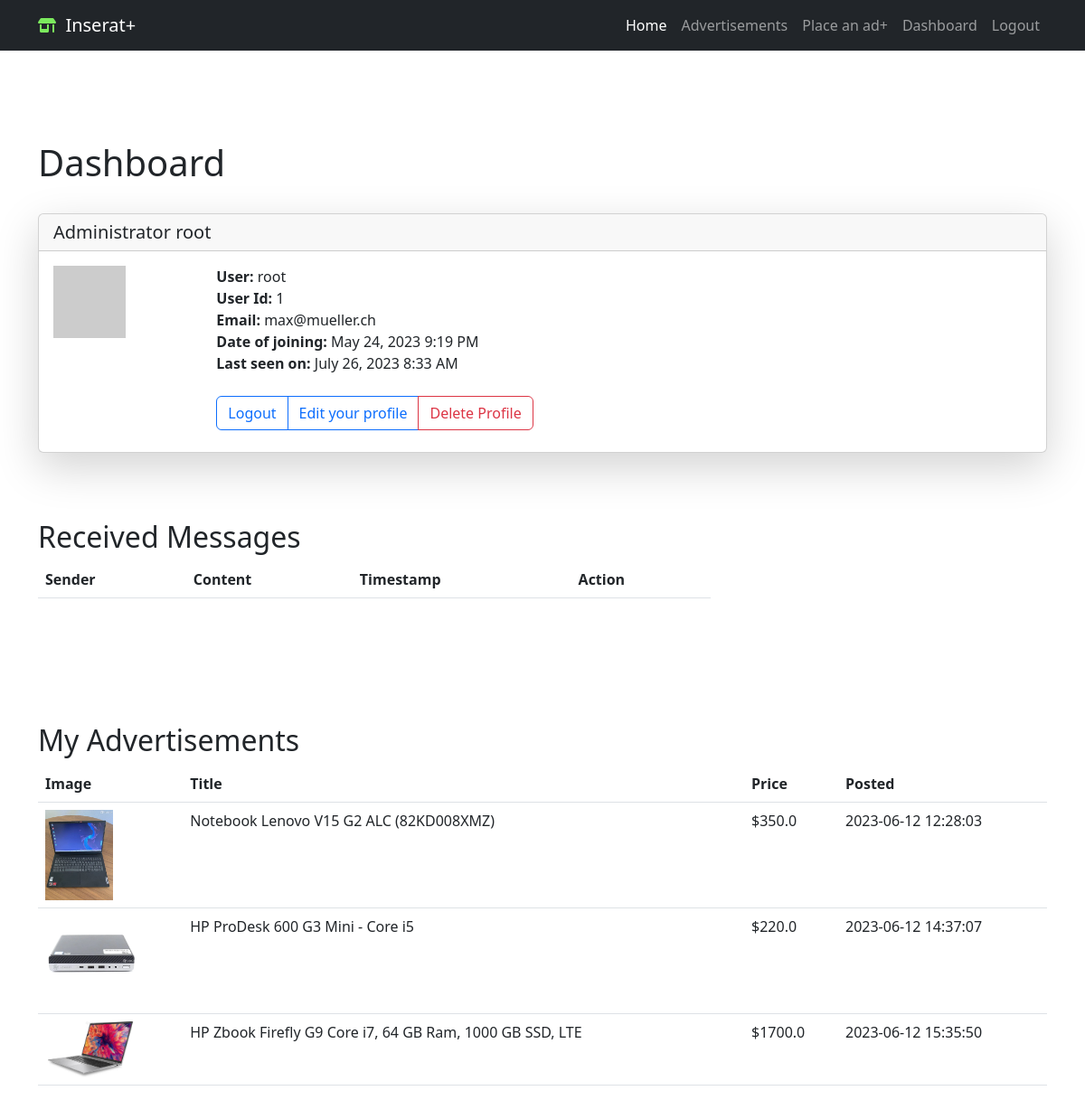
Page /user/root (signed in) on the committed database.
### app/models/login.py (models this page shows, shortened)
class User(db.Model, UserMixin):
    id = db.Column(db.Integer, primary_key=True)
    first_name = db.Column(db.String(50), nullable=False)
    last_name = db.Column(db.String(50), nullable=False)
    username = db.Column(db.String(20), unique=True, nullable=False)
    email = db.Column(db.String(120), unique=True, nullable=False)
    password_hash = db.Column(db.String(128), nullable=False)
    user_adedd = db.Column(db.DateTime, default=datetime.utcnow)
    last_seen = db.Column(db.DateTime, default=datetime.utcnow)
    is_admin = db.Column(db.Boolean, default=False)
    is_blocked = db.Column(db.Boolean, default=False)  # registered users can be blocked from logging in
    advertisements = db.relationship('Advertisement', backref='user', lazy=True)
    def avatar(self, size):
        digest = md5(self.email.lower().encode('utf-8')).hexdigest()
        return 'https://www.gravatar.com/avatar/{}?d=identicon&s={}'.format(
            digest, size
            )

### app/models/advertisement.py (models this page shows, shortened)
class Advertisement(db.Model):
    id = db.Column(db.Integer, primary_key=True)
    title = db.Column(db.String(100), nullable=False)
    description = db.Column(db.Text, nullable=False)
    timestamp = db.Column(db.DateTime, default=datetime.utcnow)
    price = db.Column(db.Float)
    contact_info = db.Column(db.String(255))
    city_id = db.Column(db.Integer, db.ForeignKey('city.id'), nullable=False)
    zip_code = db.Column(db.Integer, nullable=False, index=True)
    category_id = db.Column(db.Integer, db.ForeignKey('category.id'), nullable=False)
    subcategory_id = db.Column(db.Integer, db.ForeignKey('subcategory.id'), nullable=True)
    user_id = db.Column(db.Integer, db.ForeignKey('user.id'), nullable=False)
    image_filename = db.Column(db.String(100))
    city = db.relationship('City', backref='advertisements')
    category = db.relationship('Category', backref='advertisements')
    subcategory = db.relationship('Subcategory', backref='advertisements')
    images = db.relationship('AdvertisementImage', backref='advertisement', lazy=True)

### app/routes.py (the view)
@app.route('/user/<username>')
@login_required
def user(username):
    user = User.query.filter_by(username=username).first_or_404()
    advertisements = Advertisement.query.filter_by(user_id=user.id).all()
    messages = Message.query.filter_by(recipient_id=current_user.id).all()
    return render_template('user.html', user=user, messages=messages,
                           advertisements=advertisements)

### app/models/controlpanel.py (called while the page is built)
@app.context_processor
def security_context_processor():
    return dict(
        admin_base_template=admin.base_template,
        admin_view=admin.index_view,
        h=admin_helpers,
        get_url=url_for
    )

### app/models/login.py (called while the page is built)
@login.user_loader
def load_user(id):
    return User.query.get(int(id))

### app/routes.py (called while the page is built)
@app.before_request
def before_request():
    if current_user.is_authenticated:
        formatted_time = datetime.utcnow().strftime("%d-%b-%Y %H:%M:%S")
        current_user.last_seen = datetime.strptime(formatted_time, "%d-%b-%Y %H:%M:%S")
        db.session.commit()

### app/templates/user.html (shortened to what this page needs)
{% extends "base.html" %}
{% block content %}
<div class="container custom-container ">
  <h1>Dashboard</h1><br/>
  <div class="card shadow-lg">
    <h5 class="card-header">
      {{ user.first_name }}  {{ user.last_name }}</h5>
    <div class="card-body">
      <div class="card-title">
        <div class="row  g-0">
          <div class="col-sm-2 ">
            <img src="{{ user.avatar(128) }}">
          </div>
               <div class="col-sm-5">
                <strong>User:</strong>
                {{ user.username }}<br/>
                <strong>User Id:</strong>
                {{ user.id }}<br/>
                <strong>Email:</strong>
                {{ user.email }}<br/>
                {% if user.user_adedd %}
                <strong>Date of joining:</strong>
                {{ moment(user.user_adedd).format('LLL') }}<br/>
                {% endif %}
                {% if user.last_seen %}
                <strong>Last seen on:</strong>
                {{ moment(user.last_seen).format('LLL') }}<br/>
                {% endif %}<br/>
                <form action="{{ url_for('delete_profile') }}" method="POST" onsubmit="return confirm('Are you sure you want to delete your profile?');">
                  <div class="btn-group" role="group" aria-label="Basic outlined example">
                    <a href="{{ url_for('logout') }}" class="btn btn-outline-primary" role="button">Logout</a>
                    <a href="{{ url_for('edit_profile') }}" class="btn btn-outline-primary" role="button">Edit your profile</a>
                    <button type="submit" class="btn btn-outline-danger">Delete Profile</button>
                </form>
                </div>
             </div>
        </div>
      </div>
    </div>
  </div>
<br>
<div class="container custom-container">
  <h2>Received Messages</h2>
  <div class="col-md-8">
    <table class="table">
      <thead>
        <tr>
          <th>Sender</th>
          <th>Content</th>
          <th>Timestamp</th>
          <th>Action</th>
        </tr>
      </thead>
    </table>
  </div>
</div>
<br>
<br>
<br>
<div class="container custom-container ">
  <h2>My Advertisements</h2>
  <table class="table">
    <thead>
      <tr>
        <th>Image</th>
        <th>Title</th>
        <th>Price</th>
        <th>Posted</th>
      </tr>
    </thead>
    <tbody>
      {% for ad in advertisements %}
      <tr>
        <td>
          {% if ad.image_filename %}
            <img src="{{ url_for('static', filename='images/' + ad.image_filename) }}" alt="Advertisement Image" class="img-fluid" style="max-width: 100px; max-height: 100px;">
          {% else %}
            <img src="{{ url_for('static', filename='images/default_image.png') }}" alt="Default Image" class="img-fluid" style="max-width: 100px; max-height: 100px;">
          {% endif %}
        </td>
        <td>{{ ad.title }}</td>
        <td>${{ ad.price }}</td>
        <td>{{ ad.timestamp.strftime('%Y-%m-%d %H:%M:%S') }}</td>
      </tr>
      {% endfor %}
    </tbody>
  </table>
</div>
{% endblock %}

### app/templates/user.html (style rules this page uses)
.custom-container { margin-top: 50px; }

### rows in the picture
User: first_name "Administrator", last_name "root", username "root", id "1", email "max@mueller.ch", user_adedd "May 24, 2023 9:19 PM", last_seen "July 26, 2023 8:33 AM"
Advertisement: image_filename (picture), title "Notebook Lenovo V15 G2 ALC (82KD008XMZ)", price "350.0", timestamp "2023-06-12 12:28:03"
Advertisement: image_filename (picture), title "HP ProDesk 600 G3 Mini - Core i5", price "220.0", timestamp "2023-06-12 14:37:07"
Advertisement: image_filename (picture), title "HP Zbook Firefly G9 Core i7, 64 GB Ram, 1000 GB SSD, LTE", price "1700.0", timestamp "2023-06-12 15:35:50"
